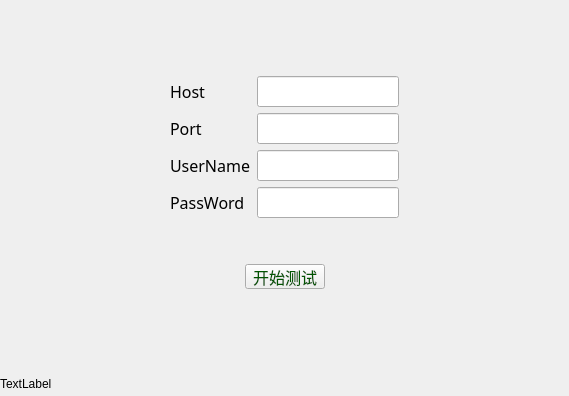
<?xml version="1.0" encoding="UTF-8"?>
<ui version="4.0">
 <class>wStart</class>
 <widget class="QWidget" name="wStart">
  <property name="geometry">
   <rect>
    <x>0</x>
    <y>0</y>
    <width>569</width>
    <height>396</height>
   </rect>
  </property>
  <property name="windowTitle">
   <string>wStart</string>
  </property>
  <layout class="QGridLayout" name="gridLayout_3">
   <property name="leftMargin">
    <number>0</number>
   </property>
   <property name="topMargin">
    <number>0</number>
   </property>
   <property name="rightMargin">
    <number>0</number>
   </property>
   <property name="bottomMargin">
    <number>0</number>
   </property>
   <item row="0" column="0">
    <layout class="QVBoxLayout" name="verticalLayout">
     <item>
      <spacer name="verticalSpacer_2">
       <property name="orientation">
        <enum>Qt::Vertical</enum>
       </property>
       <property name="sizeHint" stdset="0">
        <size>
         <width>20</width>
         <height>56</height>
        </size>
       </property>
      </spacer>
     </item>
     <item>
      <layout class="QHBoxLayout" name="horizontalLayout_2">
       <item>
        <spacer name="horizontalSpacer">
         <property name="orientation">
          <enum>Qt::Horizontal</enum>
         </property>
         <property name="sizeHint" stdset="0">
          <size>
           <width>116</width>
           <height>20</height>
          </size>
         </property>
        </spacer>
       </item>
       <item>
        <layout class="QGridLayout" name="gridLayout_2">
         <item row="0" column="0">
          <layout class="QGridLayout" name="gridLayout">
           <item row="0" column="0">
            <widget class="QLabel" name="label">
             <property name="font">
              <font>
               <family>微软雅黑</family>
               <pointsize>12</pointsize>
              </font>
             </property>
             <property name="text">
              <string>Host</string>
             </property>
            </widget>
           </item>
           <item row="0" column="1">
            <widget class="QLineEdit" name="edit_Host">
             <property name="font">
              <font>
               <family>微软雅黑</family>
               <pointsize>12</pointsize>
              </font>
             </property>
            </widget>
           </item>
           <item row="1" column="0">
            <widget class="QLabel" name="label_2">
             <property name="font">
              <font>
               <family>微软雅黑</family>
               <pointsize>12</pointsize>
              </font>
             </property>
             <property name="text">
              <string>Port</string>
             </property>
            </widget>
           </item>
           <item row="1" column="1">
            <widget class="QLineEdit" name="edit_Port">
             <property name="font">
              <font>
               <family>微软雅黑</family>
               <pointsize>12</pointsize>
              </font>
             </property>
            </widget>
           </item>
           <item row="2" column="0">
            <widget class="QLabel" name="label_4">
             <property name="font">
              <font>
               <family>微软雅黑</family>
               <pointsize>12</pointsize>
              </font>
             </property>
             <property name="text">
              <string>UserName</string>
             </property>
            </widget>
           </item>
           <item row="2" column="1">
            <widget class="QLineEdit" name="edit_User">
             <property name="font">
              <font>
               <family>微软雅黑</family>
               <pointsize>12</pointsize>
              </font>
             </property>
            </widget>
           </item>
           <item row="3" column="0">
            <widget class="QLabel" name="label_3">
             <property name="font">
              <font>
               <family>微软雅黑</family>
               <pointsize>12</pointsize>
              </font>
             </property>
             <property name="text">
              <string>PassWord</string>
             </property>
            </widget>
           </item>
           <item row="3" column="1">
            <widget class="QLineEdit" name="edit_pwd">
             <property name="font">
              <font>
               <family>微软雅黑</family>
               <pointsize>12</pointsize>
              </font>
             </property>
             <property name="echoMode">
              <enum>QLineEdit::PasswordEchoOnEdit</enum>
             </property>
            </widget>
           </item>
          </layout>
         </item>
         <item row="1" column="0">
          <spacer name="verticalSpacer">
           <property name="orientation">
            <enum>Qt::Vertical</enum>
           </property>
           <property name="sizeType">
            <enum>QSizePolicy::Maximum</enum>
           </property>
           <property name="sizeHint" stdset="0">
            <size>
             <width>20</width>
             <height>40</height>
            </size>
           </property>
          </spacer>
         </item>
         <item row="2" column="0">
          <layout class="QHBoxLayout" name="horizontalLayout">
           <item>
            <spacer name="horizontalSpacer_3">
             <property name="orientation">
              <enum>Qt::Horizontal</enum>
             </property>
             <property name="sizeHint" stdset="0">
              <size>
               <width>40</width>
               <height>20</height>
              </size>
             </property>
            </spacer>
           </item>
           <item>
            <widget class="QPushButton" name="btn_Start">
             <property name="maximumSize">
              <size>
               <width>100</width>
               <height>25</height>
              </size>
             </property>
             <property name="font">
              <font>
               <family>微软雅黑</family>
               <pointsize>12</pointsize>
              </font>
             </property>
             <property name="styleSheet">
              <string notr="true">color: rgb(0, 85, 0);</string>
             </property>
             <property name="text">
              <string>开始测试</string>
             </property>
            </widget>
           </item>
           <item>
            <spacer name="horizontalSpacer_4">
             <property name="orientation">
              <enum>Qt::Horizontal</enum>
             </property>
             <property name="sizeHint" stdset="0">
              <size>
               <width>40</width>
               <height>20</height>
              </size>
             </property>
            </spacer>
           </item>
          </layout>
         </item>
        </layout>
       </item>
       <item>
        <spacer name="horizontalSpacer_2">
         <property name="orientation">
          <enum>Qt::Horizontal</enum>
         </property>
         <property name="sizeHint" stdset="0">
          <size>
           <width>115</width>
           <height>20</height>
          </size>
         </property>
        </spacer>
       </item>
      </layout>
     </item>
     <item>
      <spacer name="verticalSpacer_3">
       <property name="orientation">
        <enum>Qt::Vertical</enum>
       </property>
       <property name="sizeHint" stdset="0">
        <size>
         <width>20</width>
         <height>55</height>
        </size>
       </property>
      </spacer>
     </item>
     <item>
      <widget class="QLabel" name="lbl_status">
       <property name="minimumSize">
        <size>
         <width>0</width>
         <height>25</height>
        </size>
       </property>
       <property name="text">
        <string>TextLabel</string>
       </property>
      </widget>
     </item>
    </layout>
   </item>
  </layout>
 </widget>
 <layoutdefault spacing="6" margin="11"/>
 <resources/>
 <connections/>
</ui>
